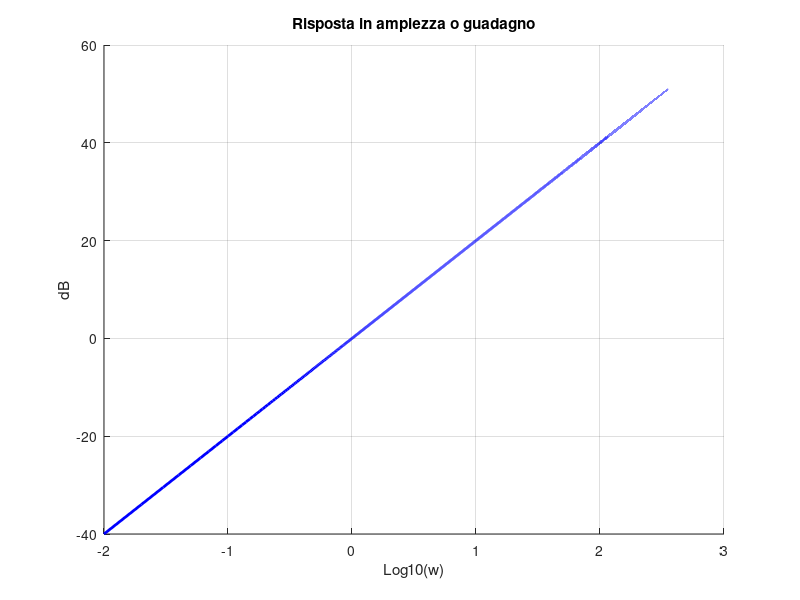
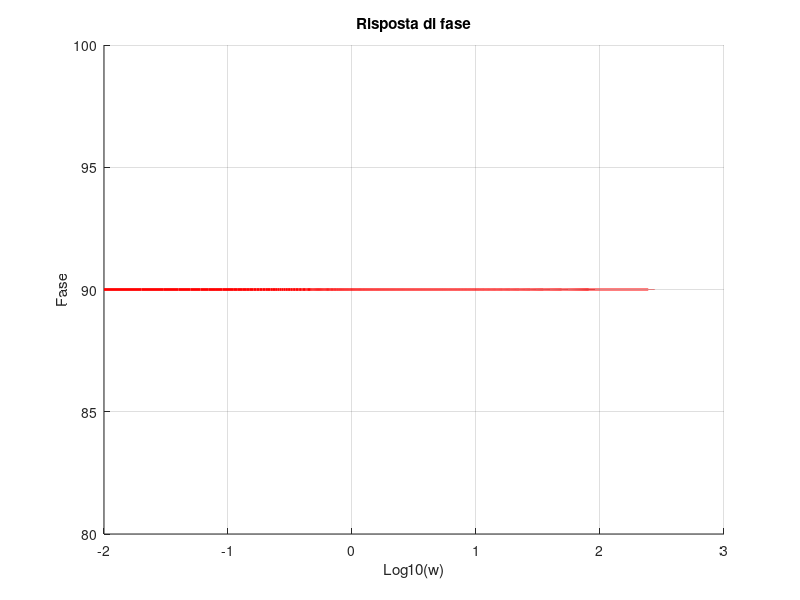

These charts were generated, in order, by the following MATLAB code:
 w = 0.01:0.01:10^3;
 GdB = 20*log10(w);
 PH = 360/(2*pi)*angle(w*i);


h = figure(1);
title('Risposta in ampiezza o guadagno');
xlabel('Log10(w)');
ylabel('dB');
hold on;
grid on;

plot(log10(w), GdB, 'b','linewidth',2);

h = figure(2);
title('Risposta di fase');
xlabel('Log10(w)');
ylabel('Fase');
hold on;
grid on;

plot(log10(w), PH, 'r','linewidth',2);


